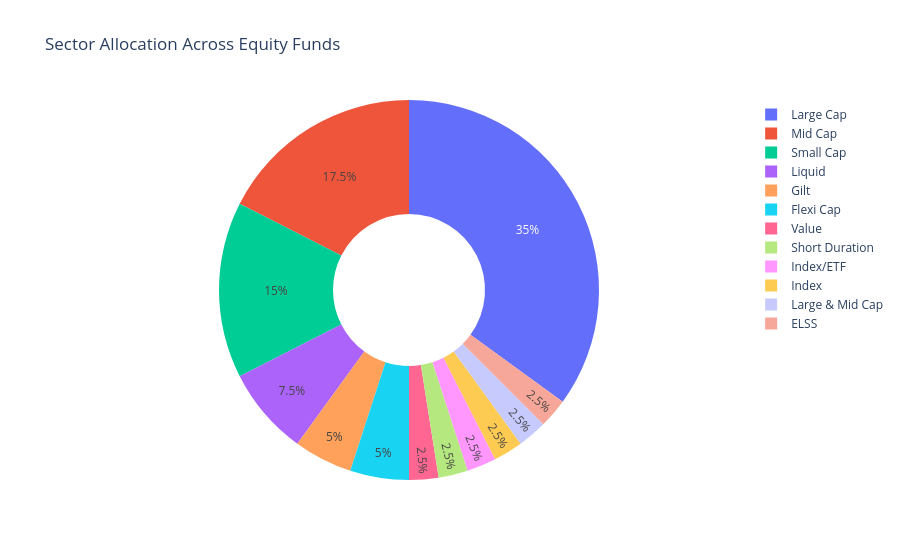

Notebook cell for this chart:
### Code cell
sector_data = perf['category'].value_counts().reset_index()
sector_data.columns = ['category', 'count']

fig = px.pie(
    sector_data,
    names='category', values='count',
    title="Sector Allocation Across Equity Funds",
    hole=0.4
)
fig.show()

### Figure 1 — Plotly figure (JSON) as saved in the notebook; plotly's stock layout.template omitted (floating-point values rounded to 4 significant figures)
{"data": [{"domain": {"x": [0, 1], "y": [0, 1]}, "hole": 0.4, "hovertemplate": "category=%{label}<br>count=%{value}<extra></extra>", "labels": ["Large Cap", "Mid Cap", "Small Cap", "Liquid", "Gilt", "Flexi Cap", "Value", "Short Duration", "Index/ETF", "Index", "Large & Mid Cap", "ELSS"], "legendgroup": "", "name": "", "showlegend": true, "type": "pie", "values": [14, 7, 6, 3, 2, 2, 1, 1, 1, 1, 1, 1]}], "layout": {"legend": {"tracegroupgap": 0}, "title": {"text": "Sector Allocation Across Equity Funds"}}}
